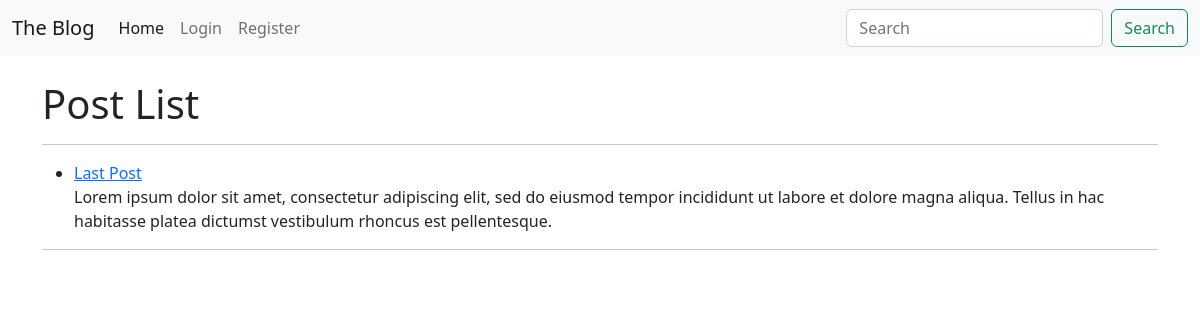
The page / on the database its author committed.
### theblog/models.py (models this page shows, shortened)
class Post(models.Model):
    title = models.CharField(max_length=240)
    author = models.ForeignKey(User,on_delete=models.CASCADE)
    summary = models.TextField()
    body = models.TextField()
    date = models.DateTimeField(auto_now_add=True)
    post_category = models.CharField(max_length = 255, default='')

### theblog/views.py (the view)
# urls.py: path('',HomeView.as_view(),name='home'),
class HomeView(ListView):
    model = Post
    template_name = 'theblog/home.html'
    ordering = ['-date']

### theblog/templates/theblog/home.html (shortened to what this page needs)
{% extends 'theblog/base.html' %}
{% block content %}
<h1> Post List </h1>
<hr>
{% for post in object_list %}
    <ul>
        <li>
            <a href="{% url 'post' post.pk %}">{{ post.title }}</a>
            <p> {{ post.summary }} </p>
        </li>
    </ul>
    <hr>
{% endfor %}
{% endblock %}

### rows shown on the page
Post: title "Last Post", summary "Lorem ipsum dolor sit amet, consectetur adipiscing elit, sed do eiusmod tempor incididunt ut labore et dolore magna aliqua. Tellus in hac habitasse platea dictumst vestibulum rhoncus est pellentesque."
